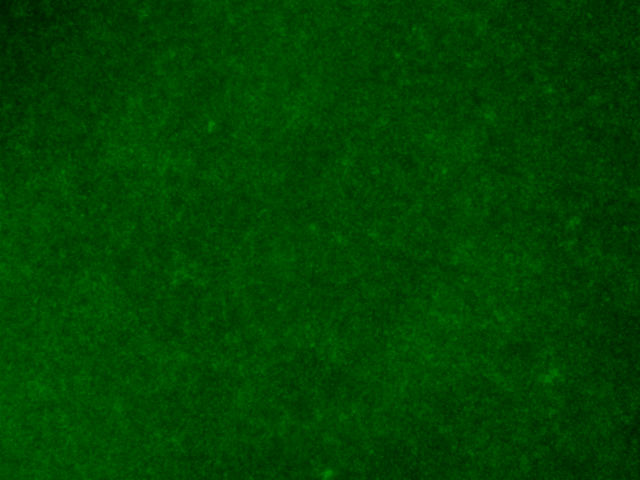
#> input picture biofilm_data/biofilm/NaIO4/NaIO4_20x_XY02_Z160_CH2.tif, 640 x 480 px; its folder holds only this picture in this run
$ python test_create_labels.py   (older library calls are emulated)
#> lines starting #> are read from the running program, lines starting #| are printed output that depends on the picture
### src/utils.py
import cv2
import numpy as np
import matplotlib.pyplot as plt
from pathlib import Path


def load_images(root) -> list[np.ndarray]:
    """
    Loads all .tif images from the specified root directory and its subdirectories.

    Args:
        root: The root directory to search for images.

    Returns:
        A list of loaded images as numpy arrays.
    """
    paths = sorted([*Path(root).rglob("*.tif")], key=lambda p: p.as_posix().casefold())
    return [
        img
        for p in paths
        if (img := cv2.imread(str(p), cv2.IMREAD_UNCHANGED)) is not None
    ]
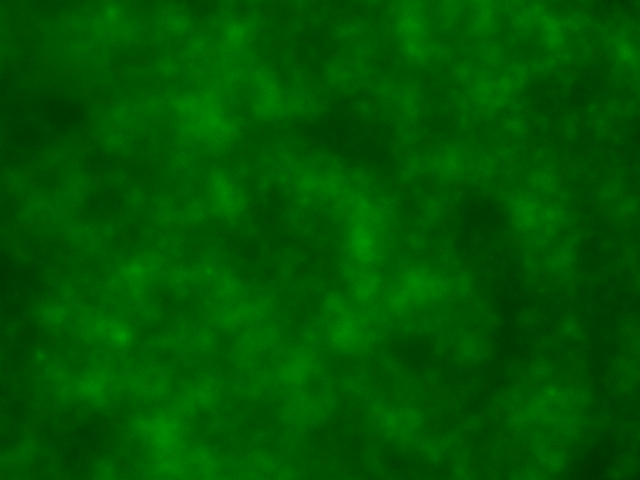
#> input picture biofilm_data/biofilm/Untreated/Untreated_20x_XY01_Z160_CH2.tif, 640 x 480 px


# [102 lines left out: functions grayscale, normalize_image, display_image, display_grid_of_images, display_image_pairs, not called in this run]

### src/data_pipeline/biofilm_preprocess.py
import cv2
import numpy as np


def threshold_image(image, threshold_method):
    """
    Applies a thresholding method to an image.

    Args:
        image: The input image.
        threshold_method: The method to use ("iterative", "otsu", or "adaptive").

    Returns:
        For "iterative" and "otsu": the threshold value (int).
        For "adaptive": the binary mask (uint8 array, 0 or 255).

    Raises:
        ValueError: If the threshold method is invalid.
    """
    if threshold_method == "iterative":
        return iterative_threshold(image)
    if threshold_method == "otsu":
        return otsu_threshold(image)
    if threshold_method == "adaptive":
        return adaptive_threshold(image)
    raise ValueError(f"Invalid threshold method: {threshold_method}")


def get_biofilm_label(image, threshold, label):
    """
    Calculates a label metric from a biofilm image.

    Args:
        image: The input image.
        threshold: The threshold value to use.
        label: The type of label to calculate ("surface area").

    Returns:
        The calculated label value.

    Raises:
        ValueError: If the label type is invalid.
    """
    if label == "surface area":
        return get_surface_area(image, threshold)
    else:
        raise ValueError(f"Invalid label: {label}")


def get_surface_area(image, threshold):
    """
    Calculate the biofilm surface area in square microns.

    Args:
        image: The input image.
        threshold: The threshold value.

    Returns:
        The surface area in square microns.
    """
    # 1.13x1.13 is the pixel size in microns
    return np.sum(image > threshold) * 1.13 * 1.13


# [23 lines left out: function normalize_labels, not called in this run]


def preprocess_biofilm(image, clip_limit=2.0, tile_size=(8, 8), blur_ksize=(5, 5)):
    """
    Preprocesses a biofilm image with CLAHE and Gaussian blur.

    Args:
        image: Input image.
        clip_limit: CLAHE clip limit.
        tile_size: CLAHE tile grid size.
        blur_ksize: Gaussian blur kernel size.

    Returns:
        Preprocessed image.
    """
    if len(image.shape) == 3 and image.shape[2] == 3:
        gray_image = cv2.cvtColor(image, cv2.COLOR_BGR2GRAY)
    else:
        gray_image = image
    clahe = cv2.createCLAHE(clipLimit=clip_limit, tileGridSize=tile_size)
    enhanced_image = clahe.apply(gray_image)
    normalized_image = cv2.normalize(
        src=enhanced_image,
        dst=None,
        alpha=0,
        beta=255,
        norm_type=cv2.NORM_MINMAX,
        dtype=cv2.CV_8U,
    )
    preprocessed_image = cv2.GaussianBlur(normalized_image, blur_ksize, 0)
    return preprocessed_image


def iterative_threshold(image):
    """
    Calculates an optimal threshold using an iterative approach (IsoData).

    Args:
        image: Input image.

    Returns:
        The calculated integer threshold.
    """
    iteration_count = 0
    current_threshold = 127.0
    last_threshold = -1.0
    tolerance = 0.5
    while abs(current_threshold - last_threshold) > tolerance:
        iteration_count += 1
        last_threshold = current_threshold
        background_pixels = image[image <= current_threshold]
        foreground_pixels = image[image > current_threshold]
        if background_pixels.size == 0:
            mean_bg = 0.0
        else:
            mean_bg = np.mean(background_pixels)
        if foreground_pixels.size == 0:
            mean_fg = 255.0
        else:
            mean_fg = np.mean(foreground_pixels)
        current_threshold = (mean_bg + mean_fg) / 2.0
    return int(round(current_threshold))


# [49 lines left out: functions otsu_threshold, adaptive_threshold, not called in this run]

### test_create_labels.py
import matplotlib.pyplot as plt
import numpy as np
from pathlib import Path
from src.utils import load_images, display_image
from src.data_pipeline.biofilm_preprocess import (
    preprocess_biofilm,
    threshold_image,
    get_biofilm_label,
)


def test_create_labels():
    """
    Loads a few biofilm images, processes them, calculates surface area,
    and displays the results to help visualize the scale of the labels.
    """

    # 1. Setup paths
    project_root = Path(__file__).parent
    data_root = project_root / "data" / "raw_data_reorganized" / "biofilm"

    print(f"Looking for images in: {data_root}")

    # 2. Load images
    images = load_images(data_root)
#> images = 2 items
    if not images:
        print("No images found! Check the path.")
        return

    # Select a few random images to inspect (e.g., 3 images)
    num_to_show = 3
    indices = np.random.choice(
        len(images), min(len(images), num_to_show), replace=False
    )
#> indices = [1, 0]

    selected_images = [images[i] for i in indices]
#> selected_images = 2 items

    # 3. Process and Calculate Labels
    print(f"\n--- Analyzing {len(selected_images)} Random Biofilm Images ---\n")
#| --- Analyzing 2 Random Biofilm Images ---

    for i, original_img in enumerate(selected_images):
        print(f"Image {i+1}:")

        # A. Preprocessing
        processed_img = preprocess_biofilm(original_img)

        # B. Thresholding
        threshold_val = threshold_image(processed_img, threshold_method="iterative")
        print(f"  - Threshold Value: {threshold_val}")

        # C. Calculate Surface Area (Label)
        surface_area = get_biofilm_label(
            processed_img, threshold_val, label="surface area"
        )
        print(f"  - Surface Area: {surface_area:.2f} square microns")

        # D. Visualization
        # Show original, processed, and binary mask side-by-side
        binary_mask = (processed_img > threshold_val).astype(np.uint8) * 255

        fig, axes = plt.subplots(1, 3, figsize=(15, 5))

        # Original (convert BGR to RGB for matplotlib if needed)
        if original_img.ndim == 3:
            original_show = original_img[:, :, ::-1]  # BGR to RGB
        else:
            original_show = original_img

        axes[0].imshow(original_show)
        axes[0].set_title("Original Biofilm")
        axes[0].axis("off")

        axes[1].imshow(processed_img, cmap="gray")
        axes[1].set_title("Preprocessed")
        axes[1].axis("off")

        axes[2].imshow(binary_mask, cmap="gray")
        axes[2].set_title(f"Mask (Area: {surface_area:.0f} $\mu m^2$)")
        axes[2].axis("off")

        plt.tight_layout()
        plt.show()
        print("-" * 50)
#> this loop made 2 passes
#> (threshold_val, surface_area) on passes 1 to 2: (105, 147737.3), (110, 175189.4)
#| Image 1:
#|   - Threshold Value: 105
#|   - Surface Area: 147737.33 square microns
#| --------------------------------------------------
#| Image 2:
#|   - Threshold Value: 110
#|   - Surface Area: 175189.40 square microns
#| --------------------------------------------------
#> pass 1, in preprocess_biofilm, `gray_image = cv2.cvtColor(image, cv2.COLOR_BGR2GRAY)`:
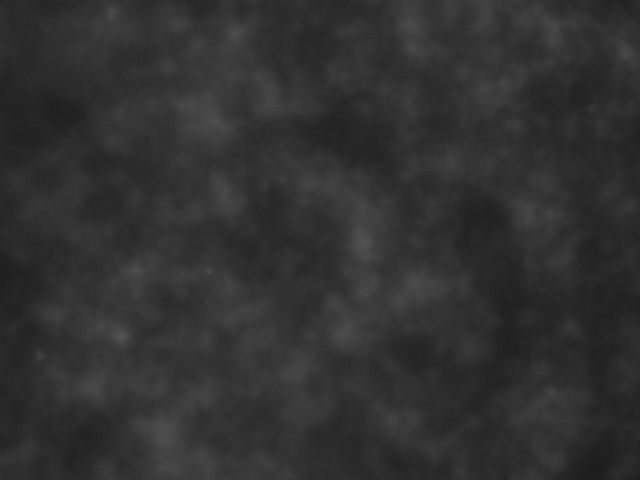
#> gray_image: shape (480, 640); min 27, max 85, mean 49.2
#> pass 1, in preprocess_biofilm, `enhanced_image = clahe.apply(gray_image)`:
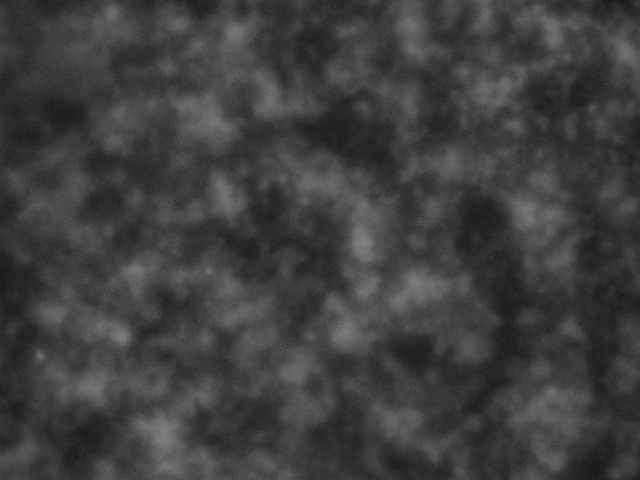
#> enhanced_image: shape (480, 640); min 22, max 130, mean 63.1
#> pass 1, in preprocess_biofilm, `normalized_image = cv2.normalize( src=enhanced_image, dst=None, alpha=..`:
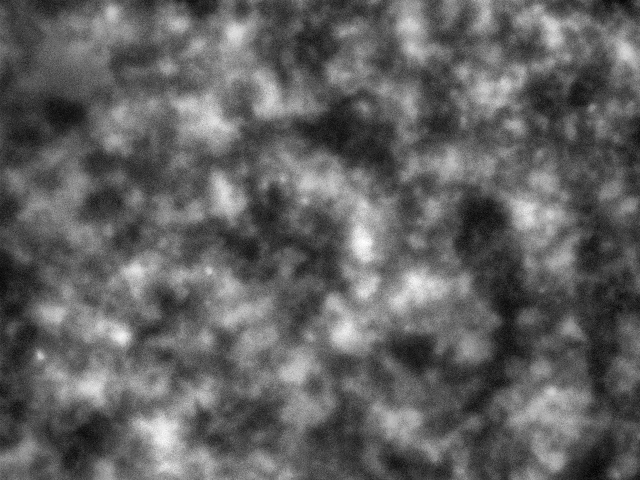
#> normalized_image: shape (480, 640); min 0, max 255, mean 97.1
#> pass 1, in test_create_labels, `plt.show()`:
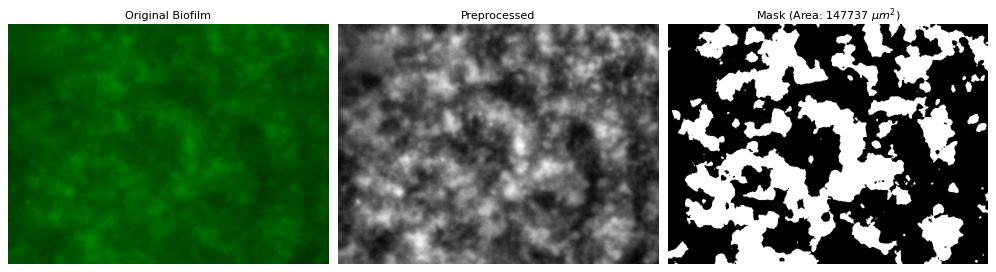
#> figure drawn by matplotlib, 3 panels
#> pass 2, in test_create_labels, `plt.show()`:
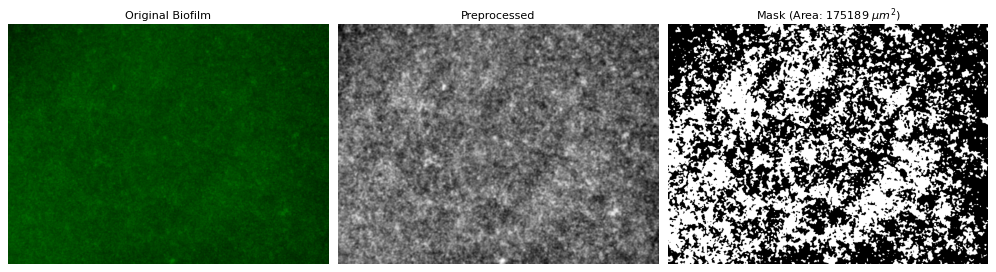
#> figure drawn by matplotlib, 3 panels
#> after the loop:
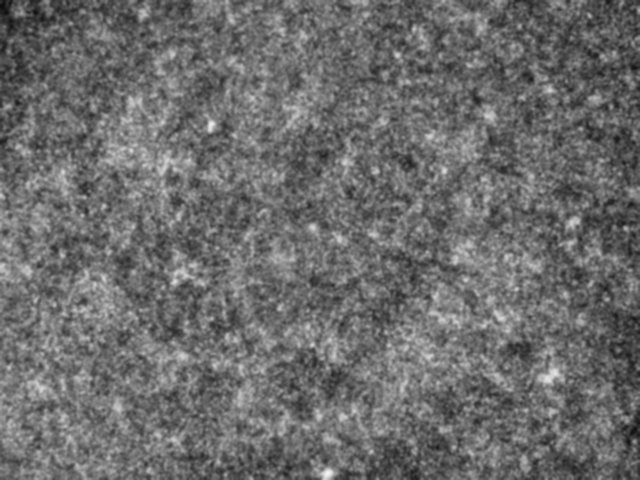
#> processed_img: shape (480, 640); min 12, max 243, mean 108


if __name__ == "__main__":
    test_create_labels()
